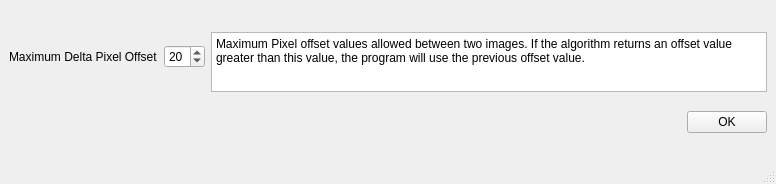
<?xml version="1.0" encoding="UTF-8"?>
<ui version="4.0">
 <class>MainWindow</class>
 <widget class="QMainWindow" name="MainWindow">
  <property name="geometry">
   <rect>
    <x>0</x>
    <y>0</y>
    <width>776</width>
    <height>184</height>
   </rect>
  </property>
  <property name="windowTitle">
   <string>MainWindow</string>
  </property>
  <widget class="QWidget" name="centralwidget">
   <layout class="QVBoxLayout" name="verticalLayout">
    <item>
     <layout class="QHBoxLayout" name="horizontalLayout">
      <item>
       <widget class="QLabel" name="label">
        <property name="text">
         <string>Maximum Delta Pixel Offset</string>
        </property>
       </widget>
      </item>
      <item>
       <widget class="QSpinBox" name="spinBox">
        <property name="minimum">
         <number>3</number>
        </property>
        <property name="value">
         <number>20</number>
        </property>
       </widget>
      </item>
      <item>
       <widget class="QPlainTextEdit" name="plainTextEdit">
        <property name="minimumSize">
         <size>
          <width>300</width>
          <height>60</height>
         </size>
        </property>
        <property name="maximumSize">
         <size>
          <width>16777215</width>
          <height>50</height>
         </size>
        </property>
        <property name="readOnly">
         <bool>true</bool>
        </property>
        <property name="plainText">
         <string>Maximum Pixel offset values allowed between two images. If the algorithm returns an offset value greater than this value, the program will use the previous offset value.
</string>
        </property>
       </widget>
      </item>
     </layout>
    </item>
    <item>
     <layout class="QHBoxLayout" name="horizontalLayout_2">
      <item>
       <spacer name="horizontalSpacer">
        <property name="orientation">
         <enum>Qt::Horizontal</enum>
        </property>
        <property name="sizeHint" stdset="0">
         <size>
          <width>40</width>
          <height>20</height>
         </size>
        </property>
       </spacer>
      </item>
      <item>
       <widget class="QPushButton" name="ok_button">
        <property name="text">
         <string>OK</string>
        </property>
       </widget>
      </item>
     </layout>
    </item>
   </layout>
  </widget>
  <widget class="QMenuBar" name="menubar">
   <property name="geometry">
    <rect>
     <x>0</x>
     <y>0</y>
     <width>776</width>
     <height>22</height>
    </rect>
   </property>
  </widget>
  <widget class="QStatusBar" name="statusbar"/>
 </widget>
 <resources/>
 <connections>
  <connection>
   <sender>ok_button</sender>
   <signal>clicked()</signal>
   <receiver>MainWindow</receiver>
   <slot>ok_button_clicked()</slot>
   <hints>
    <hint type="sourcelabel">
     <x>727</x>
     <y>138</y>
    </hint>
    <hint type="destinationlabel">
     <x>587</x>
     <y>132</y>
    </hint>
   </hints>
  </connection>
 </connections>
 <slots>
  <slot>ok_button_clicked()</slot>
 </slots>
</ui>
